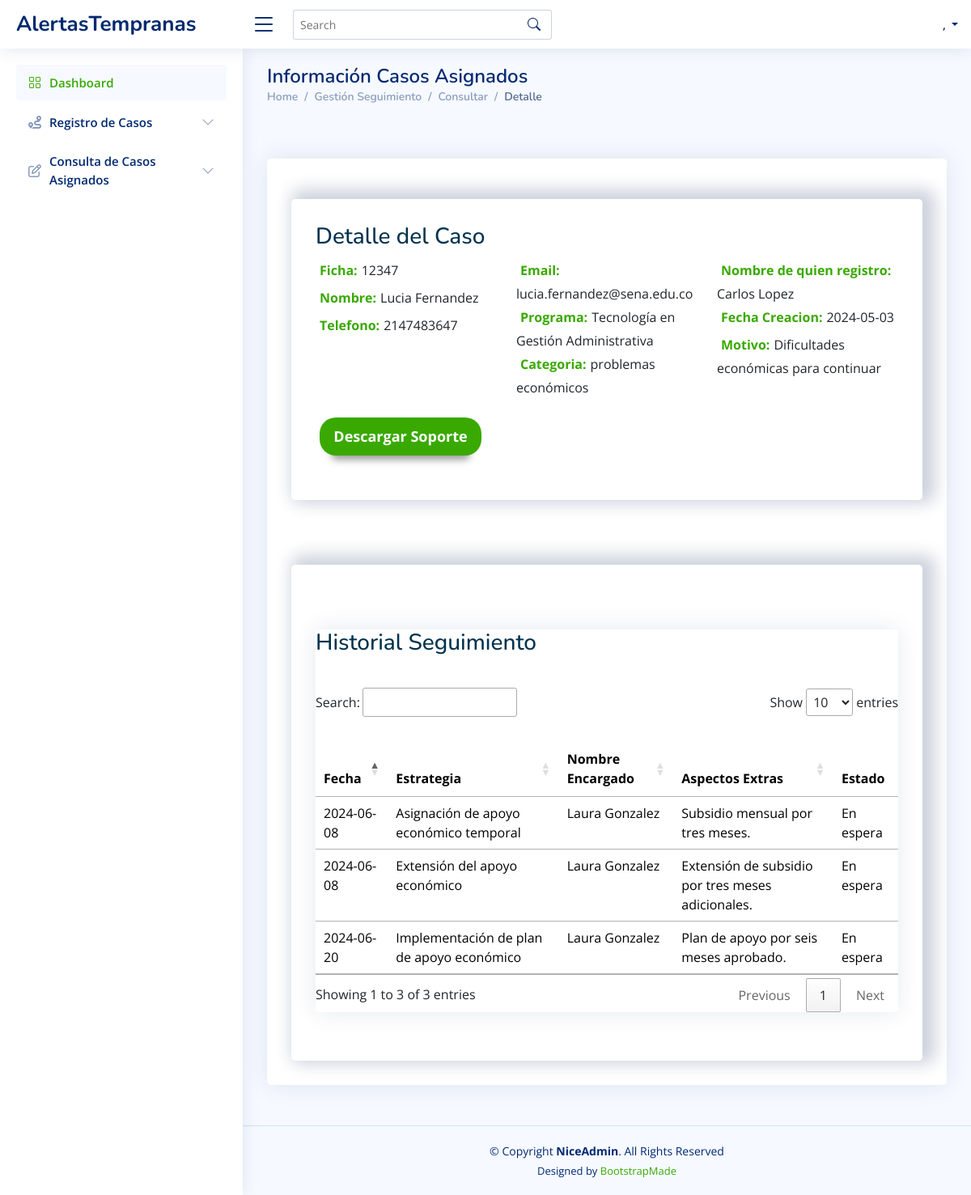
Screenshot of /Views/coordinador/mostrarCasoAsignado.php?id=3 with the database file from the repository.
### tables this page shows
CREATE TABLE `casos` (
  `id` int(11) NOT NULL,
  `descripcion` text NOT NULL,
  `categoria` varchar(80) NOT NULL,
  `soporte` varchar(300) NOT NULL,
  `fecha` date NOT NULL,
  `estado` varchar(80) NOT NULL,
  `id_aprendiz` int(11) NOT NULL,
  `id_usuario` int(11) NOT NULL,
  `id_encargado` int(11) NOT NULL
);

CREATE TABLE `aprendiz` (
  `id` int(11) NOT NULL,
  `tipo_documento_aprendiz` varchar(20) NOT NULL,
  `documento` bigint(20) NOT NULL,
  `nombre` varchar(60) NOT NULL,
  `apellido` varchar(50) NOT NULL,
  `email` varchar(60) NOT NULL,
  `telefono` int(11) NOT NULL,
  `programa` varchar(50) NOT NULL,
  `ficha` varchar(30) NOT NULL,
  `id_usuario` int(11) NOT NULL
);

CREATE TABLE `usuarios` (
  `id` int(11) NOT NULL,
  `tipo_documento` varchar(20) NOT NULL,
  `documento` int(11) NOT NULL,
  `nombre` varchar(60) NOT NULL,
  `email` varchar(60) NOT NULL,
  `telefono` int(11) NOT NULL,
  `clave` varchar(250) NOT NULL,
  `rol` varchar(50) NOT NULL
);

CREATE TABLE `seguimiento_casos` (
  `id` int(11) NOT NULL,
  `estrategia` varchar(200) NOT NULL,
  `id_caso` int(11) NOT NULL,
  `id_encargado` int(11) NOT NULL,
  `aspectos_extras` text NOT NULL,
  `fecha` date DEFAULT NULL
);

### Models/consultasCoordinador.php (called while the page is built, shortened)
<?php
class ConsultasCoordinador {
    public function consultarInfoDet($id_caso){
        $objConexion = new Conexion();
        $conexion = $objConexion->getConexion();
        $consultar= "SELECT a.ficha, a.nombre, a.apellido, a.telefono, a.email, a.programa, c.categoria, u.nombre AS nombre_usuario, c.estado, c.fecha, c.descripcion, c.soporte FROM casos c JOIN aprendiz a ON c.id_aprendiz = a.id JOIN usuarios u ON c.id_usuario = u.id WHERE c.id = :id_caso";
        $result= $conexion->prepare($consultar);
        $result->bindparam(':id_caso', $id_caso);
        $result->execute();
        $f= array();
        while($resultado = $result->fetch()){
            $f[] = $resultado;
        }
        return $f;
    }
    public function consultarSegumientoCaso($id_caso){
        $objConexion = new Conexion();
        $conexion = $objConexion->getConexion();
        $consultar= "SELECT s.id, s.estrategia, s.id_caso, s.id_encargado, s.aspectos_extras, s.fecha, c.estado, u.nombre AS nombre_encargado FROM seguimiento_casos s JOIN casos c ON s.id_caso = c.id JOIN usuarios u ON s.id_encargado= u.id WHERE s.id_caso = :id_caso";
        $result= $conexion->prepare($consultar);
        $result->bindparam(':id_caso', $id_caso);
        $result->execute();
        $f= array();
        while($resultado = $result->fetch()){
            $f[] = $resultado;
        }
        return $f;
    }
}

### Controllers/coordinador/mostrar_info.php (the view, shortened to what this page needs)
<?php
require_once("../../Models/consultasCoordinador.php");
function cargarInfoDetalles() {
    $id_caso = $_GET['id'];
    $objConsultas = new ConsultasCoordinador();
    $result = $objConsultas->consultarInfoDet($id_caso);
        foreach ($result as $f) {
            echo '
            <div class="col-md-4">
                <label class="modal-detalles" for="">Ficha:</label>'.$f['ficha'].' <br>
                <label class="modal-detalles" for="">Nombre:</label>'.$f['nombre'].' '.$f['apellido'].' <br>
                <label class="modal-detalles" for="">Telefono:</label>'.$f['telefono'].' <br>
              </div>
              <div class="col-md-4">
                <label class="modal-detalles" for="">Email:</label>'.$f['email'].' <br>
                <label class="modal-detalles" for="">Programa:</label>'.$f['programa'].'<br>
                <label class="modal-detalles" for="">Categoria:</label>'.$f['categoria'].' <br>
              </div>
              <div class="col-md-4">
                <label class="modal-detalles" for="">Nombre de quien registro:</label>'.$f['nombre_usuario'].' <br>
                <label class="modal-detalles" for="">Fecha Creacion:</label>'.$f['fecha'].'<br>
                <label class="modal-detalles" for="">Motivo:</label>'.$f['descripcion'].'<br>
              </div>
              <div class="col-md-12">
                <label class="modal-detalles" for=""><button class="form-button"><a href="'.$f['soporte'].'" download style= "color:white; ">Descargar Soporte</a></button> <br>
              </div>
            ';
        }
}
function cargarSeguimiento(){
  $id_caso = $_GET['id'];
  $objConsultas = new ConsultasCoordinador();
  $result = $objConsultas->consultarSegumientoCaso($id_caso);
  if (!isset($result)) {
      echo "<h2>No hay seguimientos registrados</h2>";
  } else {
      foreach ($result as $f) {
          echo '
                <tr>
                  <td>'.$f['fecha'].'</td>
                  <td>'.$f['estrategia'].' </td>
                  <td>'.$f['nombre_encargado'].'</td>
                  <td>'.$f['aspectos_extras'].'</td>
                  <td>'.$f['estado'].'</td>
                </tr>
          ';
      }
  }
}
function cargarPerfilCordinador()
{
  $idUsuarios = $_SESSION["id"];
  $objConsultasAdmin = new ConsultasCoordinador();
  $f = $objConsultasAdmin->consultarUser($idUsuarios);
  echo '
        <li class="nav-item dropdown pe-3">
          <a class="nav-link nav-profile d-flex align-items-center pe-0" href="#" data-bs-toggle="dropdown">
            <span class="d-none d-md-block dropdown-toggle ps-2">' . $f["nombre"] .', '.$f["rol"].  '</span>
          </a>
          <ul class="dropdown-menu dropdown-menu-end dropdown-menu-arrow profile">
            <li class="dropdown-header">
              <h6>' . $f["nombre"] . '</h6>
              <span>' . $f["rol"] . '</span>
            </li>
            <li>
              <hr class="dropdown-divider">
            </li>
            <li>
              <a class="dropdown-item d-flex align-items-center" href="userProfileAdmin.php">
                <i class="bi bi-person"></i>
                <span>Mi perfil</span>
              </a>
            </li>
            <li>
              <hr class="dropdown-divider">
            </li>
            <li>
              <a class="dropdown-item d-flex align-items-center" href="users-profile.html">
                <i class="bi bi-gear"></i>
                <span>Configuración</span>
              </a>
            </li>
            <li>
              <hr class="dropdown-divider">
            </li>
            <li>
              <a class="dropdown-item d-flex align-items-center" href="pages-faq.html">
                <i class="bi bi-question-circle"></i>
                <span>¿Necesitas Ayuda?</span>
              </a>
            </li>
            <li>
              <hr class="dropdown-divider">
            </li>
            <li>
              <a class="dropdown-item d-flex align-items-center" href="../../Controllers/cerrarSesion.php">
                <i class="bi bi-box-arrow-right"></i>
                <span>Cerrar Sesión</span>
              </a>
            </li>
          </ul>
        </li>
    ';
}

### Views/coordinador/assets/css/style.css (style rules this page uses)
:root { scroll-behavior: smooth; --primary-color: #39A900; --secondary-color: #00324D; --complementary-color1: #385c57; --complementary-color2: #e6e6e6; --degrade: linear-gradient(#39a900, #A1D687, #fff); --font-size-titulos-h1: 48px; --font-size-titulos-h2: 40px; --font-size-titulos-h3: 32px; --font-size-titulos-h4: 24px; --font-size-parrafos: 24px; }
body { font-family: "Open Sans", sans-serif; background: #f6f9ff; color: #444444; }
a { color: var(--primary-color); text-decoration: none; }
.header-nav .nav-profile { color: #012970; }
.header-nav .nav-profile span { font-size: 14px; font-weight: 600; }
.form-button { width: 200px; font-size: 18px; font-weight: bold; background: var(--primary-color); color: #fff; padding-block: 10px; margin: 20px auto; border-radius: 20px; box-shadow: #999 0px 20px 10px -15px; border: none; transition: all 0.2s ease-in-out; }
.modal-detalles { margin: 5px; font-weight: 700; color: #39A900; }

### rows the page displays
casos: id_aprendiz.ficha "12347", id_aprendiz.nombre "Lucia", id_aprendiz.apellido "Fernandez", id_aprendiz.telefono "2147483647", id_aprendiz.email "lucia.fernandez@sena.edu.co", id_aprendiz.programa "Tecnología en Gestión Administrativa", categoria "problemas económicos", id_usuario.nombre "Carlos Lopez", fecha "2024-05-03", descripcion "Dificultades económicas para continuar"
seguimiento_casos: fecha "2024-06-08", estrategia "Asignación de apoyo económico temporal", id_encargado.nombre "Laura Gonzalez", aspectos_extras "Subsidio mensual por tres meses.", id_caso.estado "En espera"
seguimiento_casos: fecha "2024-06-20", estrategia "Implementación de plan de apoyo económico", id_encargado.nombre "Laura Gonzalez", aspectos_extras "Plan de apoyo por seis meses aprobado.", id_caso.estado "En espera"
seguimiento_casos: fecha "2024-06-08", estrategia "Extensión del apoyo económico", id_encargado.nombre "Laura Gonzalez", aspectos_extras "Extensión de subsidio por tres meses adicionales.", id_caso.estado "En espera"
